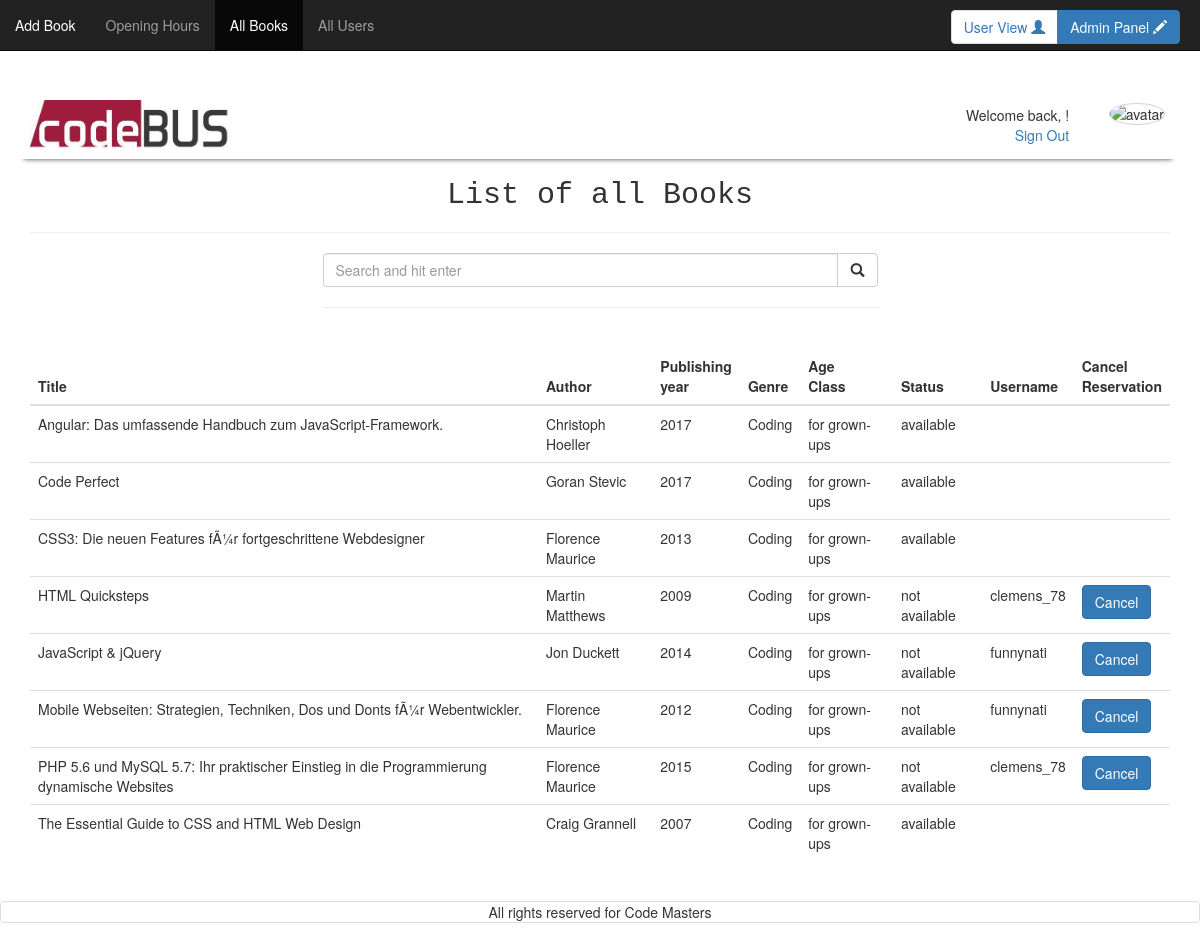
/all_books_admin.php (signed in), run on the app's committed database.
### tables this page shows
CREATE TABLE `books` (
  `id` int(11) NOT NULL,
  `title` varchar(100) NOT NULL,
  `FK_authors` int(11) NOT NULL,
  `FK_genres` int(11) NOT NULL,
  `publishing_year` year(4) NOT NULL,
  `available` tinyint(1) NOT NULL DEFAULT '1',
  `FK_libraries` int(11) NOT NULL DEFAULT '1',
  `image` varchar(100) NOT NULL,
  `FK_age_recommendations` int(11) NOT NULL
);

CREATE TABLE `authors` (
  `id` int(11) NOT NULL,
  `first_name` varchar(30) NOT NULL,
  `family_name` varchar(30) NOT NULL
);

CREATE TABLE `genres` (
  `id` int(11) NOT NULL,
  `genre` varchar(30) NOT NULL
);

CREATE TABLE `age_recommendations` (
  `id` int(11) NOT NULL,
  `age` varchar(50) NOT NULL
);

CREATE TABLE `users` (
  `id` int(11) NOT NULL,
  `first_name` varchar(100) NOT NULL,
  `family_name` varchar(100) NOT NULL,
  `email` varchar(100) NOT NULL,
  `password` varchar(100) NOT NULL,
  `username` varchar(100) NOT NULL,
  `FK_avatars` int(11) NOT NULL,
  `member_since` timestamp NOT NULL DEFAULT CURRENT_TIMESTAMP ON UPDATE CURRENT_TIMESTAMP
);

### all_books_admin.php (the view, shortened to what this page needs)
<!DOCTYPE html>
<html>
<head>
	<?php
require_once('includes/head_tag.php');
	?>
</head>
<body>
<div id="wrap">
  <div id="main" class="container clear-top">
	<div class="navbar navbar-inverse navbar-fixed-top">
	    <div class="collapse navbar-collapse">
	      <ul class="nav navbar-nav">
	        <li class=""><a href="home_admin.php">Add Book</a></li>
	        <li class=""><a href="library_admin.php">Opening Hours</a></li>
	        <li class="active"><a href="all_books_admin.php">All Books</a></li>
	        <li class=""><a href="all_users_admin.php">All Users</a></li>
	      </ul>
	    </div>
			        	<?php
require_once('includes/switch_admin_view.php');
		?>
	  </div>
		<?php
require_once('includes/header.php');
		?>
	<section class="row">
		<div class="col-xs-12">
			<h2 class="brandfont text-center">List of all Books</h2>
			<hr>
		</div>
		<?php
require_once('includes/search_bar.php');
		?>
		<?php
require_once('includes/alert_box.php');
		?>
		<div class="col-xs-12">
			<table class="table">
				<thead>
			      <tr>
			        <th>Title</th>
			        <th>Author</th>
			        <th>Publishing <br>year</th>
			        <th>Genre</th>
			        <th>Age <br>Class</th>
			        <th>Status</th>
			        <th>Username</th>
			        <th>Cancel <br>Reservation</th>
			      </tr>
			    </thead>
			    <tbody>
			<?php
				if ( isset($_GET['btn-search']) ){
					$search = trim($_GET['search']);
			 		$search = strip_tags($search);
			  		$search = htmlspecialchars($search);
					$res_book=mysql_query("SELECT
					title, authors.first_name, authors.family_name, publishing_year, genre, age, available, books.id as books_id, username
					FROM books
					JOIN authors ON books.FK_authors=authors.id
					JOIN genres ON books.FK_genres=genres.id
					JOIN age_recommendations ON books.FK_age_recommendations=age_recommendations.id
					LEFT JOIN books_tags ON books.id=books_tags.FK_books
					LEFT JOIN tags ON books_tags.FK_tags=tags.id
					LEFT JOIN borrows ON books.id = borrows.FK_books
                    LEFT JOIN users ON borrows.FK_users=users.id
					WHERE title LIKE '%$search%'
					OR authors.first_name LIKE '%$search%'
					OR authors.family_name LIKE '%$search%'
					OR genre LIKE '%$search%'
					OR publishing_year LIKE '%$search%'
					OR tag LIKE '%$search%'
					GROUP BY books.id
					ORDER BY title ASC");
					$res_library=mysql_query("SELECT * FROM libraries");
					$row_library=mysql_fetch_array($res_library);
					$telephone = $row_library['telephone'];
require_once('includes/count_search_result.php');
			  		while($bookRow=mysql_fetch_array($res_book)){
				  		$title = $bookRow['title'];
				  		$author_first_name = $bookRow['first_name'];
				  		$author_family_name = $bookRow['family_name'];
				  		$image = $bookRow['image'];
				  		$published = $bookRow['publishing_year'];
				  		$genre = $bookRow['genre'];
				  		$age = $bookRow['age'];
				  		$availability = $bookRow['available'];
				  		$book_id = $bookRow['books_id'];
				  		$username = $bookRow['username'];
				  		if ($availability == 1){
				  			$available = "available";
				  		} else {
				  			$available = "not available";
				  		}
				  		echo 	'<tr>
									<td>'.$title.'</td>
									<td>'.$author_first_name.' '.$author_family_name.'</td>
									<td>'.$published.'</td>
									<td>'.$genre.'</td>
									<td>'.$age.'</td>
									<td>'.$available.'</td>
									<td>';
						if ($availability == 0) {
							echo $username;
						}
						echo '</td>
									<td>';
						if ($availability == 0){
						echo			'<form method="post" action="all_books_admin.php?book_id='.$book_id.'">
											<input type="submit" class="btn btn-primary" value="Cancel" id="btn-cancel_reservation" name="btn-cancel_reservation">
										</form>
						  	';
					  	}
					  	echo 		'</td>
					  			</tr>';
			  		}
				} else {
					$res_book=mysql_query("SELECT
					title, authors.first_name, authors.family_name, publishing_year, genre, age, available, books.id as books_id, username
					FROM books
					JOIN authors ON books.FK_authors=authors.id
					JOIN genres ON books.FK_genres=genres.id
					JOIN age_recommendations ON books.FK_age_recommendations=age_recommendations.id
					LEFT JOIN borrows ON books.id = borrows.FK_books
                    LEFT JOIN users ON borrows.FK_users=users.id
 					ORDER BY title ASC");
			  		while($bookRow=mysql_fetch_array($res_book)){
				  		$title = $bookRow['title'];
				  		$author_first_name = $bookRow['first_name'];
				  		$author_family_name = $bookRow['family_name'];
				  		$published = $bookRow['publishing_year'];
				  		$genre = $bookRow['genre'];
				  		$age = $bookRow['age'];
				  		$availability = $bookRow['available'];
				  		$book_id = $bookRow['books_id'];
				  		$username = $bookRow['username'];
				  		if ($availability == 1){
				  			$available = "available";
				  		} else {
				  			$available = "not available";
				  		}
				  		echo 	'<tr>
									<td>'.$title.'</td>
									<td>'.$author_first_name.' '.$author_family_name.'</td>
									<td>'.$published.'</td>
									<td>'.$genre.'</td>
									<td>'.$age.'</td>
									<td>'.$available.'</td>
									<td>';
						if ($availability == 0) {
							echo $username;
						}
						echo '</td>
									<td>';
						if ($availability == 0){
						echo			'<form method="post" action="all_books_admin.php?book_id='.$book_id.'">
											<input type="submit" class="btn btn-primary" value="Cancel" id="btn-cancel_reservation" name="btn-cancel_reservation">
										</form>
						  	';
					  	}
					  	echo 		'</td>
					  			</tr>';
			  		}
  				}
			?>
				</tbody>
			</table>
		</div>
	</section>
  </div>
</div>
	<?php
require_once('includes/footer.php');
	?>
</body>
</html>

### css/style.css (style rules this page uses)
.nav { margin-bottom: 0; }
.brandfont { font-family: 'Share Tech Mono', monospace; }

### includes/head_tag.php (style rules this page uses)
html, body { height: 100%; }
#wrap { min-height: 100%; }
#main { overflow:auto; padding-bottom:50px; }

### data on the page
books: title "Angular: Das umfassende Handbuch zum JavaScript-Framework.", FK_authors.first_name "Christoph", FK_authors.family_name "Hoeller", publishing_year "2017", FK_genres.genre "Coding", FK_age_recommendations.age "for grown-ups", available "available"
books: title "Code Perfect", FK_authors.first_name "Goran", FK_authors.family_name "Stevic", publishing_year "2017", FK_genres.genre "Coding", FK_age_recommendations.age "for grown-ups", available "available"
books: title "CSS3: Die neuen Features fÃ¼r fortgeschrittene Webdesigner", FK_authors.first_name "Florence", FK_authors.family_name "Maurice", publishing_year "2013", FK_genres.genre "Coding", FK_age_recommendations.age "for grown-ups", available "available"
books: title "HTML Quicksteps", FK_authors.first_name "Martin", FK_authors.family_name "Matthews", publishing_year "2009", FK_genres.genre "Coding", FK_age_recommendations.age "for grown-ups", available "not available", users.username "clemens_78"
books: title "JavaScript & jQuery", FK_authors.first_name "Jon", FK_authors.family_name "Duckett", publishing_year "2014", FK_genres.genre "Coding", FK_age_recommendations.age "for grown-ups", available "not available", users.username "funnynati"
books: title "Mobile Webseiten: Strategien, Techniken, Dos und Donts fÃ¼r Webentwickler.", FK_authors.first_name "Florence", FK_authors.family_name "Maurice", publishing_year "2012", FK_genres.genre "Coding", FK_age_recommendations.age "for grown-ups", available "not available", users.username "funnynati"
books: title "PHP 5.6 und MySQL 5.7: Ihr praktischer Einstieg in die Programmierung dynamische Websites", FK_authors.first_name "Florence", FK_authors.family_name "Maurice", publishing_year "2015", FK_genres.genre "Coding", FK_age_recommendations.age "for grown-ups", available "not available", users.username "clemens_78"
books: title "The Essential Guide to CSS and HTML Web Design", FK_authors.first_name "Craig", FK_authors.family_name "Grannell", publishing_year "2007", FK_genres.genre "Coding", FK_age_recommendations.age "for grown-ups", available "available"
